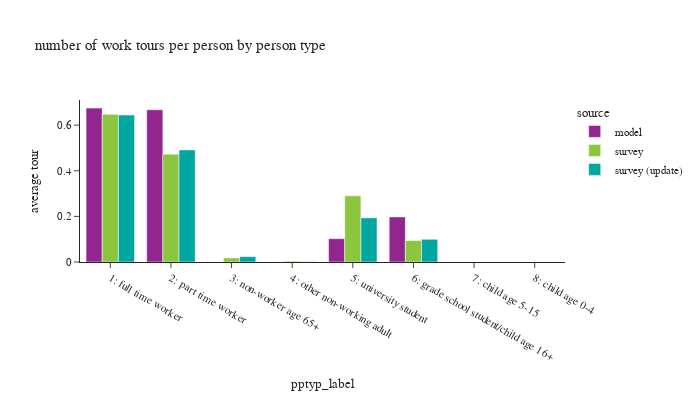

Source (notebook cell):
### Code cell
wk_tour = df_tour.loc[df_tour['pdpurp']==1].copy()

df_plot = wk_tour.groupby(['source','pptyp_label'])['toexpfac'].sum().reset_index(). \
    merge(df_person.groupby(['source','pptyp_label'])['psexpfac'].sum().reset_index(), how='left', on=['source','pptyp_label'])
df_plot['average tour'] = df_plot['toexpfac']/df_plot['psexpfac']
# df_plot
fig = px.bar(df_plot, x='pptyp_label', y="average tour", color="source",
             barmode="group",title="number of work tours per person by person type")
fig.update_layout(height=400, width=700, font=dict(size=11),
                  yaxis=dict(tickformat=".2"))
fig.show()

### Figure 1 — Plotly figure (JSON) as saved in the notebook; plotly's stock layout.template omitted (floating-point values rounded to 4 significant figures)
{"data": [{"alignmentgroup": "True", "hovertemplate": "source=model<br>pptyp_label=%{x}<br>average tour=%{y}<extra></extra>", "legendgroup": "model", "marker": {"color": "#91268F", "pattern": {"shape": ""}}, "name": "model", "offsetgroup": "model", "orientation": "v", "showlegend": true, "textposition": "auto", "type": "bar", "x": ["1: full time worker", "2: part time worker", "3: non-worker age 65+", "4: other non-working adult", "5: university student", "6: grade school student/child age 16+", "7: child age 5-15", "8: child age 0-4"], "xaxis": "x", "y": [0.6748, 0.6675, 0.0, 0.0, 0.1023, 0.1975, 0.0, 0.0], "yaxis": "y"}, {"alignmentgroup": "True", "hovertemplate": "source=survey<br>pptyp_label=%{x}<br>average tour=%{y}<extra></extra>", "legendgroup": "survey", "marker": {"color": "#8CC63E", "pattern": {"shape": ""}}, "name": "survey", "offsetgroup": "survey", "orientation": "v", "showlegend": true, "textposition": "auto", "type": "bar", "x": ["1: full time worker", "2: part time worker", "3: non-worker age 65+", "4: other non-working adult", "5: university student", "6: grade school student/child age 16+", "7: child age 5-15", "8: child age 0-4"], "xaxis": "x", "y": [0.6473, 0.473, 0.01787, 0.003632, 0.2903, 0.09391, 7.954e-05, 0.0], "yaxis": "y"}, {"alignmentgroup": "True", "hovertemplate": "source=survey (update)<br>pptyp_label=%{x}<br>average tour=%{y}<extra></extra>", "legendgroup": "survey (update)", "marker": {"color": "#00A7A0", "pattern": {"shape": ""}}, "name": "survey (update)", "offsetgroup": "survey (update)", "orientation": "v", "showlegend": true, "textposition": "auto", "type": "bar", "x": ["1: full time worker", "2: part time worker", "3: non-worker age 65+", "4: other non-working adult", "5: university student", "6: grade school student/child age 16+", "7: child age 5-15", "8: child age 0-4"], "xaxis": "x", "y": [0.6441, 0.4914, 0.02349, 0.001312, 0.1937, 0.09963, 7.368e-05, 0.0], "yaxis": "y"}], "layout": {"barmode": "group", "font": {"size": 11}, "height": 400, "legend": {"title": {"text": "source"}, "tracegroupgap": 0}, "title": {"text": "number of work tours per person by person type"}, "width": 700, "xaxis": {"anchor": "y", "domain": [0.0, 1.0], "title": {"text": "pptyp_label"}}, "yaxis": {"anchor": "x", "domain": [0.0, 1.0], "tickformat": ".2", "title": {"text": "average tour"}}}}
